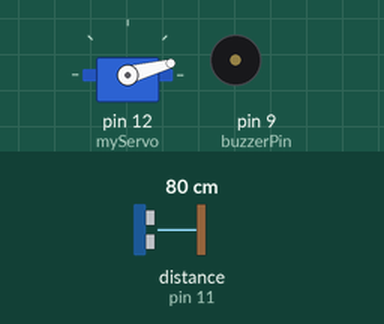
Recording of a sketch running on a simulated Arduino Uno, built with avr-gcc and run on an emulated ATmega328P. Shown: servo, buzzer (waves = sounding, pin HIGH). Wiring (inferred from the names in the program): ultrasonic range finder: trigger pin 10; echo pin 11. The inputs (shaded band) are chosen by the test bench; at power-on: distance to the obstacle (sensor on pin 11) 80 cm. The echo pulse lasts 58.3 µs per cm; pins used as bus, display or sensor lines are not drawn; what the sketch prints to the serial monitor is not drawn.

Above: at 1.2 s.
1.3 s: distance to the obstacle (sensor on pin 11) set to 9 cm
At 2.0 s:
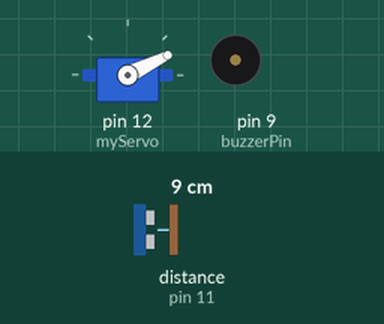
4.3 s: distance to the obstacle (sensor on pin 11) set to 34 cm
At 5.13 s:
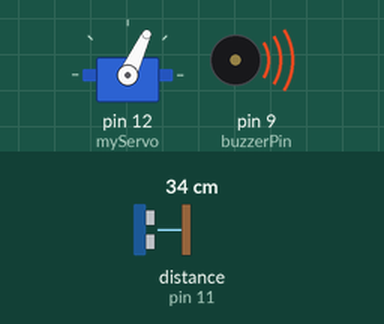
7.3 s: distance to the obstacle (sensor on pin 11) set to 40 cm
At 8.2 s:
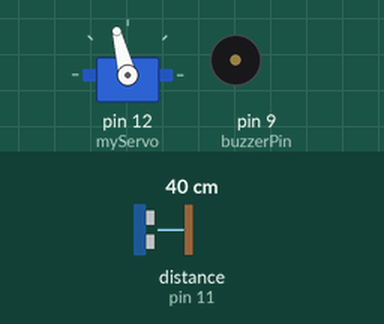
10.3 s: distance to the obstacle (sensor on pin 11) set to 18 cm
At 11.2 s:
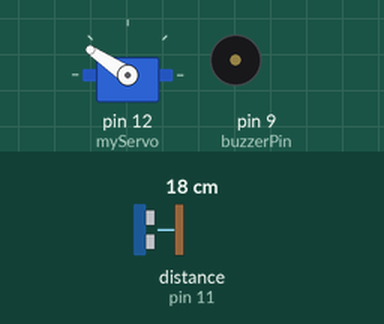
13.3 s: distance to the obstacle (sensor on pin 11) set to 2 cm
At 13.99 s:
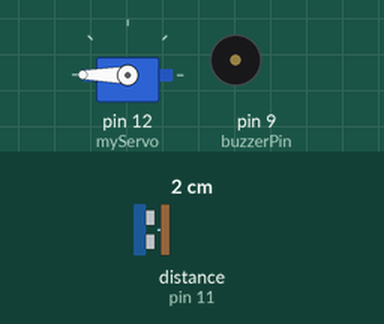
16.3 s: distance to the obstacle (sensor on pin 11) set to 4 cm
Timing chart, 0 to 20.3 s (numbered marks = the images above; inputs shaded):
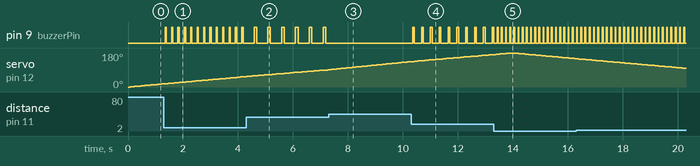

The sketch:

source_code_arduino.ino
```cpp
#include <Servo.h>

const int trigPin = 10;
const int echoPin = 11;
const int buzzerPin = 9;

const int MIN_DISTANCE = 35;  // Minimum distance for alarm (cm)
const int DEBOUNCE_DELAY = 50; // Delay to stabilize readings
const int SERVO_DELAY = 30;   // Increased delay for servo movement

long duration;
int distance;
Servo myServo;

void setup() {
  pinMode(trigPin, OUTPUT);
  pinMode(echoPin, INPUT);
  pinMode(buzzerPin, OUTPUT);

  Serial.begin(9600);
  myServo.attach(12);
  digitalWrite(buzzerPin, LOW); // Ensure buzzer is off initially
}

void loop() {
  // Sweep from 0° to 180°
  for (int i = 0; i <= 180; i++) {
    myServo.write(i);
    delay(SERVO_DELAY);  // Increased delay for servo to settle
    distance = getFilteredDistance();
    Serial.print(i);
    Serial.print(",");
    Serial.print(distance);
    Serial.print(".");
    beepIfClose(distance);
  }

  // Sweep back from 180° to 0°
  for (int i = 180; i >= 0; i--) {
    myServo.write(i);
    delay(SERVO_DELAY);  // Increased delay for servo to settle
    distance = getFilteredDistance();
    Serial.print(i);
    Serial.print(",");
    Serial.print(distance);
    Serial.print(".");
    beepIfClose(distance);
  }
}

// Get filtered distance with multiple samples
int getFilteredDistance() {
  int samples[3];
  for (int i = 0; i < 3; i++) {
    samples[i] = calculateDistance();
    delay(10); // Small delay between samples
  }

  // Return the median value to filter outliers
  return (samples[0] + samples[1] + samples[2]) / 3; // Simple average
}

int calculateDistance() {
  digitalWrite(trigPin, LOW);
  delayMicroseconds(4); // Slightly longer than minimum

  digitalWrite(trigPin, HIGH);
  delayMicroseconds(10);
  digitalWrite(trigPin, LOW);

  duration = pulseIn(echoPin, HIGH, 30000);  // 30ms timeout (~5m max distance)
  distance = duration * 0.034 / 2;

  // Return max distance if timeout occurs
  if (duration == 0) return 500;
  return distance;
}

void beepIfClose(int dist) {
  static unsigned long lastBeepTime = 0;

  if (dist <= MIN_DISTANCE && dist > 0) {  // Also check for dist > 0 to filter bad readings
    int beepDelay = map(dist, 0, MIN_DISTANCE, 50, 200);
    beepDelay = constrain(beepDelay, 50, 200);

    // Only beep if enough time has passed since last beep
    if (millis() - lastBeepTime >= beepDelay * 2) {
      digitalWrite(buzzerPin, HIGH);
      delay(beepDelay / 2); // Shorter beep duration
      digitalWrite(buzzerPin, LOW);
      lastBeepTime = millis();
    }
  }
}
```

Measured:
- the behaviour switches between 36 and 37 cm on distance to the obstacle (sensor on pin 11) (found by bisection; images 2 and 3)
- after the input at 1.3 s, pin 9 (buzzerPin): alternates HIGH for 0.04 s and LOW for 0.19 s, starting after 0.05 s
- after the input at 4.3 s, pin 9 (buzzerPin): alternates HIGH for 0.10 s and LOW for 0.41 s, starting after 0.28 s
- after the input at 7.3 s, pin 9 (buzzerPin): stops changing and stays LOW
- after the input at 10.3 s, pin 9 (buzzerPin): alternates HIGH for 0.06 s and LOW for 0.26 s, starting after 0.06 s
- after the input at 13.3 s, pin 9 (buzzerPin): alternates HIGH for 0.03 s and LOW for 0.12 s, starting after 0.14 s
